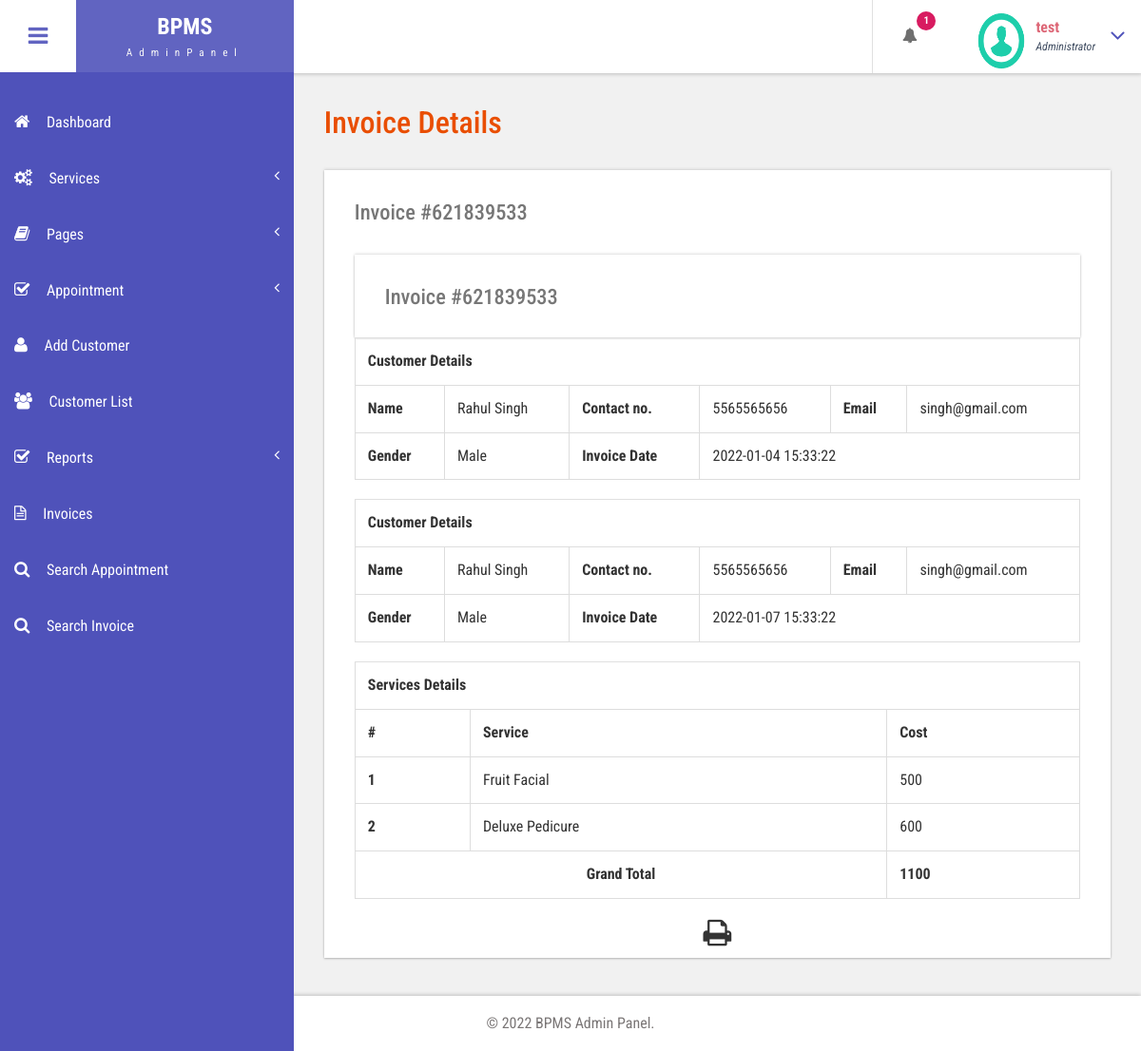
Screenshot of /admin/view-invoice.php?invoiceid=621839533 (signed in) with the database file from the repository.
### tables this page shows
CREATE TABLE `tblservices` (
  `ID` int(10) NOT NULL,
  `ServiceName` varchar(200) DEFAULT NULL,
  `Cost` int(10) DEFAULT NULL,
  `CreationDate` timestamp NULL DEFAULT current_timestamp()
);

### admin/view-invoice.php (the view, shortened to what this page needs)
<?php
include('includes/dbconnection.php');
if (strlen($_SESSION['bpmsaid']==0)) {
  header('location:logout.php');
  } else{
  ?>
<!DOCTYPE HTML>
<html>
<head>
<link href="css/bootstrap.css" rel='stylesheet' type='text/css' />
<link href="css/style.css" rel='stylesheet' type='text/css' />
<link href="css/font-awesome.css" rel="stylesheet">
<link href="css/animate.css" rel="stylesheet" type="text/css" media="all">
<link href="css/custom.css" rel="stylesheet">
</head>
<body class="cbp-spmenu-push">
	<div class="main-content">
		 <?php include_once('includes/sidebar.php');?>
		 <?php include_once('includes/header.php');?>
		<div id="page-wrapper">
			<div class="main-page">
				<div class="tables" id="exampl">
					<h3 class="title1">Invoice Details</h3>
	<?php
	$invid=intval($_GET['invoiceid']);
$ret=mysqli_query($con,"select DISTINCT  tblinvoice.PostingDate,tblcustomers.Name,tblcustomers.Email,tblcustomers.MobileNumber,tblcustomers.Gender
	from  tblinvoice
	join tblcustomers on tblcustomers.ID=tblinvoice.Userid
	where tblinvoice.BillingId='$invid'");
while ($row=mysqli_fetch_array($ret)) {
?>
					<div class="table-responsive bs-example widget-shadow">
						<h4>Invoice #<?php echo $invid;?></h4>
						<table class="table table-bordered" width="100%" border="1">
<tr>
<th colspan="6">Customer Details</th>
</tr>
							 <tr>
								<th>Name</th>
								<td><?php echo $row['Name']?></td>
								<th>Contact no.</th>
								<td><?php echo $row['MobileNumber']?></td>
								<th>Email </th>
								<td><?php echo $row['Email']?></td>
							</tr>
							 <tr>
								<th>Gender</th>
								<td><?php echo $row['Gender']?></td>
								<th>Invoice Date</th>
								<td colspan="3"><?php echo $row['PostingDate']?></td>
							</tr>
<?php }?>
</table>
<table class="table table-bordered" width="100%" border="1">
<tr>
<th colspan="3">Services Details</th>
</tr>
<tr>
<th>#</th>
<th>Service</th>
<th>Cost</th>
</tr>
<?php
$ret=mysqli_query($con,"select tblservices.ServiceName,tblservices.Cost
	from  tblinvoice
	join tblservices on tblservices.ID=tblinvoice.ServiceId
	where tblinvoice.BillingId='$invid'");
$cnt=1;
while ($row=mysqli_fetch_array($ret)) {
	?>
<tr>
<th><?php echo $cnt;?></th>
<td><?php echo $row['ServiceName']?></td>
<td><?php echo $subtotal=$row['Cost']?></td>
</tr>
<?php
$cnt=$cnt+1;
$gtotal+=$subtotal;
} ?>
<tr>
<th colspan="2" style="text-align:center">Grand Total</th>
<th><?php echo $gtotal?></th>
</tr>
</table>
  <p style="margin-top:1%"  align="center">
  <i class="fa fa-print fa-2x" style="cursor: pointer;"  OnClick="CallPrint(this.value)" ></i>
</p>
					</div>
				</div>
			</div>
		</div>
		 <?php include_once('includes/footer.php');?>
	</div>
</body>
</html>
<?php }  ?>

### admin/includes/header.php (shortened to what this page needs)
<div class="sticky-header header-section ">
      <div class="header-left">
        <button id="showLeftPush"><i class="fa fa-bars"></i></button>
        <div class="logo">
          <a href="index.html">
            <h1>BPMS</h1>
            <span>AdminPanel</span>
          </a>
        </div>
      </div>
      <div class="header-right">
        <div class="profile_details_left">
          <ul class="nofitications-dropdown">
            <?php
$ret1=mysqli_query($con,"select ID,Name from  tblappointment where Status=''");
$num=mysqli_num_rows($ret1);
?>
            <li class="dropdown head-dpdn">
              <a href="#" class="dropdown-toggle" data-toggle="dropdown" aria-expanded="false"><i class="fa fa-bell"></i><span class="badge blue"><?php echo $num;?></span></a>
            </li>
          </ul>
          <div class="clearfix"> </div>
        </div>
        <div class="profile_details">
        <?php
$adid=$_SESSION['bpmsaid'];
$ret=mysqli_query($con,"select AdminName from tbladmin where ID='$adid'");
$row=mysqli_fetch_array($ret);
$name=$row['AdminName'];
?>
          <ul>
            <li class="dropdown profile_details_drop">
              <a href="#" class="dropdown-toggle" data-toggle="dropdown" aria-expanded="false">
                <div class="profile_img">
                  <span class="prfil-img"><img src="images/download (1).png" alt="" width="50" height="60"> </span>
                  <div class="user-name">
                    <p><?php echo $name; ?></p>
                    <span>Administrator</span>
                  </div>
                  <i class="fa fa-angle-down lnr"></i>
                  <div class="clearfix"></div>
                </div>
              </a>
            </li>
          </ul>
        </div>
      </div>
      <div class="clearfix"> </div>
    </div>

### admin/css/style.css (style rules this page uses)
h4, h5, h6, h1, h2, h3 { margin: 0; }
ul, ol { margin: 0; }
p { margin: 0; }
html, body { font-family: 'Roboto Condensed', sans-serif; font-size: 100%; overflow-x: hidden; background: #fff; }
body a { transition: 0.5s all ease; -webkit-transition: 0.5s all ease; -moz-transition: 0.5s all ease; -o-transition: 0.5s all ease; -ms-transition: 0.5s all ease; text-decoration:none; }
h1,h2,h3,h4,h5,h6 { margin:0; }
p { margin:0; }
ul,label { margin:0; padding:0; }
.main-content { position: relative; }
.sticky-header { position: fixed; top: 0; left:0px; width: 100%; z-index: 100; }
.header-section { background:#FFF; box-shadow: 1px 1px 4px rgba(0, 0, 0, 0.21); -webkit-box-shadow: 1px 1px 4px rgba(0, 0, 0, 0.21); -moz-box-shadow: 1px 1px 4px rgba(0, 0, 0, 0.21); -o-box-shadow: 1px 1px 4px rgba(0, 0, 0, 0.21); }
.header-section::after { clear: both; display: block; content: ''; }
.header-left { float: left; width: 45%; }
.header-right { float: right; }
button#showLeftPush { font-size: 1.5em; width: 80px; padding: 0.87em 0; text-align: center; cursor: pointer; float: left; color: #6F6F6F; -moz-transition: all 0.2s ease-out 0s; -webkit-transition: all 0.2s ease-out 0s; transition: all 0.2s ease-out 0s; border: none; background-color: #fff; outline:none; }
.cbp-spmenu-push { overflow-x: hidden; position: relative; }
.cbp-spmenu, .cbp-spmenu-push { -webkit-transition: all 0.3s ease; -moz-transition: all 0.3s ease; transition: all 0.3s ease; }
.cbp-spmenu-push div#page-wrapper { margin: 0 0 0 19.3em; transition:.5s all; -webkit-transition:.5s all; -moz-transition:.5s all; }
.fa { display: inline-block; font-family: FontAwesome; font-style: normal; font-weight: normal; line-height: 1; -webkit-font-smoothing: antialiased; -moz-osx-font-smoothing: grayscale; }
.logo { background: #6164C1; text-align: center; float: left; }
.logo a { padding: 0.9em 3.3em .7em; display: block; text-decoration: none; }
.logo a h1 { color: #fff; font-size: 1.5em; line-height: 1.2em; font-weight: 700; }
.logo a span { color: #F8F8F8; font-size: .7em; text-align: center; letter-spacing: 7px; }
.profile_details_left { float: left; }
li.dropdown.head-dpdn { display: inline-block; padding: 1.7em 0; border-left: 1px solid #E0E0E0; float: left; }
li.dropdown.head-dpdn a.dropdown-toggle { padding: 1.7em 2em; }
i.fa.fa-bell { color:#6F6F6F; }
.header-right span.badge { font-size: 11px; font-weight: bold; color: #FFF; background: #8BC34A; line-height: 15px; width: 20px; height: 20px; border-radius: 2em; -webkit-border-radius: 2em; -moz-border-radius: 2em; -o-border-radius: 2em; text-align: center; display: inline-block; position: absolute; top: 16%; padding: 2px 0 0; }
.header-right span.blue { background-color:#D81B60; }
.profile_details { float: right; }
.profile_details_drop a.dropdown-toggle { display:block; padding: 0.8em 3em 0 2em; }
.profile_img span.prfil-img { float:left; }
.user-name { float:left; margin-top:8px; margin-left:11px; height:35px; }
.profile_details ul li { list-style-type:none; position:relative; }
.profile_details li a i.fa.lnr { position: absolute; top: 34%; right: 8%; color: #4F52BA; font-size: 1.6em; }
.user-name p { font-size:1em; color:#DD6777; line-height:1em; font-weight:700; }
.user-name span { font-size: .75em; font-style: italic; color: #424f63; font-weight: normal; margin-top: .3em; }
.widget-shadow { background-color: #fff; box-shadow: 0 -1px 3px rgba(0,0,0,.12),0 1px 2px rgba(0,0,0,.24); -webkit-box-shadow: 0 -1px 3px rgba(0,0,0,.12),0 1px 2px rgba(0,0,0,.24); -moz-box-shadow: 0 -1px 3px rgba(0,0,0,.12),0 1px 2px rgba(0,0,0,.24); }
h3.title1 { font-size: 2em; color: #e94e02; margin-bottom: 0.8em; }
.table > thead > tr > th, .table > tbody > tr > th, .table > tfoot > tr > th, .table > thead > tr > td, .table > tbody > tr > td, .table > tfoot > tr > td { border-top: none; }
.tables h4 { font-size: 1.4em; margin-bottom: 1em; color: #777777; }
.tables .panel-body ,.tables .bs-example { padding: 2em 2em 0.5em; }
.tables .table > thead > tr > th, .tables .table > tbody > tr > th, .tables .table > tfoot > tr > th, .tables .table > thead > tr > td, .tables .table > tbody > tr > td, .tables .table > tfoot > tr > td { padding: 13px; border-top: 1px solid #E0E0E0; }
.bs-example { margin-top: 2em; }

### admin/css/custom.css (style rules this page uses)
#page-wrapper { padding:7em 2em 2.5em; background-color: #F1F1F1; }

### rows the page displays
tblservices: ServiceName "Fruit Facial", Cost "500"
tblservices: ServiceName "Deluxe Pedicure", Cost "600"

### other values shown
$num "1"
$name "test"
$row['Name'] "Rahul Singh"
$row['MobileNumber'] "5565565656"
$row['Email'] "singh@gmail.com"
$row['Gender'] "Male"
$row['PostingDate'] "2022-01-04 15:33:22"
$row['PostingDate'] "2022-01-07 15:33:22"
$gtotal "1100"
